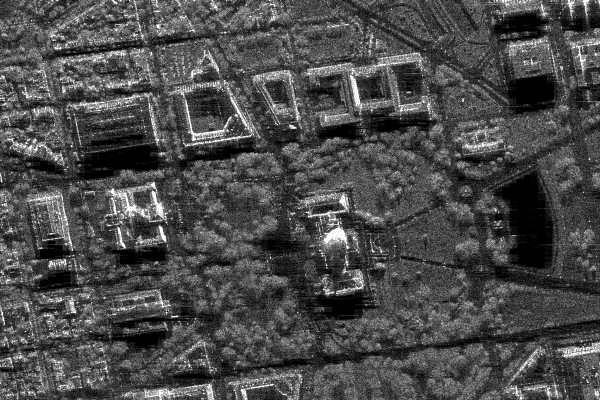
#> input picture sar_1_gray.jpg, 600 x 400 px
$ jupyter execute hw7_8.ipynb
#> lines starting #> are read from the running program, lines starting #| are printed output that depends on the picture
[cell 1]
#Выполните сохранение монохромного изображения в виде текстового или бинарного файла.
import cv2 as cv
import numpy as np
from matplotlib import pyplot as plt

img_color = cv.imread('sar_1_gray.jpg')
#> img_color is the input picture: shape (400, 600, 3); min 0, max 255, mean 74.9
img_gray = cv.cvtColor(img_color, cv.COLOR_BGR2GRAY)
np.savetxt('sar_1_gray.txt', img_gray, fmt='%d')

print("Монохромное изображение сохранено в текстовый файл sar_1_gray.txt")

[cell 2]
#Реализуйте алгоритм вейвлет-преобразования Хаара для изображения.
import cv2 as cv
import numpy as np

img_color = cv.imread('sar_1_gray.jpg')
img_gray = cv.cvtColor(img_color, cv.COLOR_BGR2GRAY)

img = np.float32(img_gray)

rows, cols = img.shape
#> rows = 400; cols = 600
rows_even = rows if rows % 2 == 0 else rows - 1
#> rows_even = 400
cols_even = cols if cols % 2 == 0 else cols - 1
#> cols_even = 600
img = img[0:rows_even, 0:cols_even]

h = 1.0 / np.sqrt(2.0)


def haar_1d(signal):
    n = signal.shape[0]
    result = np.zeros_like(signal)
    half = n // 2
    for i in range(0, n, 2):
        a = (signal[i] + signal[i + 1]) * h
        d = (signal[i] - signal[i + 1]) * h
        result[i // 2] = a
        result[half + i // 2] = d
    return result

temp = np.zeros_like(img)
for r in range(rows_even):
    temp[r, :] = haar_1d(img[r, :])
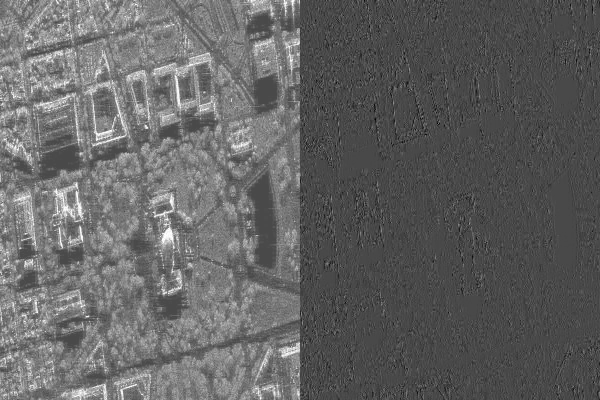
#> temp: shape (400, 600) float32; min -145, max 360.6, mean 53; drawn with min black and max white

haar_img = np.zeros_like(temp)
for c in range(cols_even):
    haar_img[:, c] = haar_1d(temp[:, c])
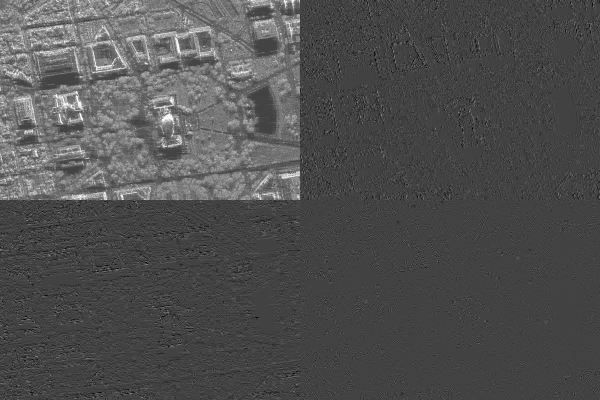
#> haar_img: shape (400, 600) float32; min -181, max 509, mean 37.5; drawn with min black and max white

print("Вейвлет-преобразование Хаара выполнено.")

[cell 3]
#Выполните квантование высокочастотных компонент (прим., количество квантов = 4).
import numpy as np
import cv2 as cv

levels = 4

def quantize_band(band, levels=4):
    band_min = band.min()
    band_max = band.max()
    if band_max == band_min:
        return band.copy()
    step = (band_max - band_min) / levels

    q_idx = np.floor((band - band_min) / step)
    q_idx = np.clip(q_idx, 0, levels - 1)

    band_q = band_min + (q_idx + 0.5) * step
    return band_q

haar_q = haar_img.copy()

rows, cols = haar_q.shape
half_r, half_c = rows // 2, cols // 2
#> half_r = 200; half_c = 300

HL = haar_q[0:half_r, half_c:cols]
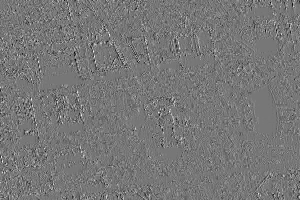
#> HL: shape (200, 300) float32; min -172, max 195, mean -0.1; drawn with min black and max white
LH = haar_q[half_r:rows, 0:half_c]
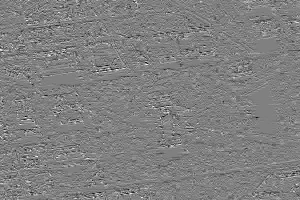
#> LH: shape (200, 300) float32; min -181, max 179, mean 0.2; drawn with min black and max white
HH = haar_q[half_r:rows, half_c:cols]
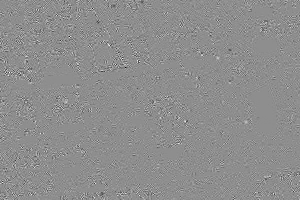
#> HH: shape (200, 300) float32; min -134, max 106.5, mean 0; drawn with min black and max white

haar_q[0:half_r, half_c:cols]      = quantize_band(HL, levels)
#> in quantize_band, `band_min = band.min()`: band_min = -172
#> in quantize_band, `band_max = band.max()`: band_max = 195
#> in quantize_band, `step = (band_max - band_min) / levels`: step = 91.75
#> in quantize_band, `q_idx = np.clip(q_idx, 0, levels - 1)`:
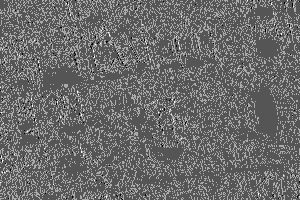
#> q_idx: shape (200, 300) float32; min 0, max 3, mean 1.26; drawn with min black and max white
haar_q[half_r:rows, 0:half_c]      = quantize_band(LH, levels)
#> call 2 of quantize_band, with levels = 4
#> in quantize_band (call 2), `band_min = band.min()`: band_min = -181
#> in quantize_band (call 2), `band_max = band.max()`: band_max = 179
#> in quantize_band (call 2), `step = (band_max - band_min) / levels`: step = 90
#> in quantize_band (call 2), `q_idx = np.clip(q_idx, 0, levels - 1)`:
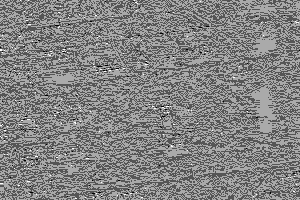
#> q_idx: shape (200, 300) float32; min 0, max 3, mean 1.54; drawn with min black and max white
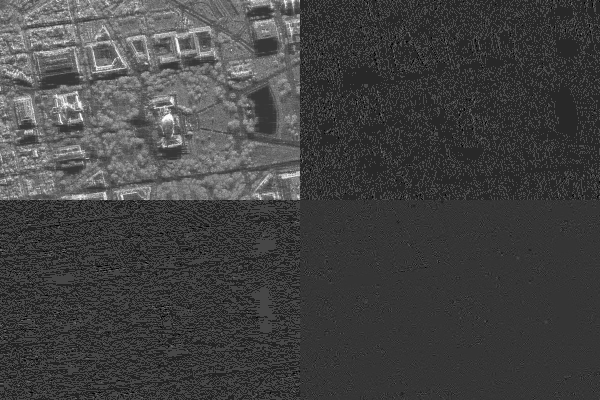
#> haar_q: shape (400, 600) float32; min -136, max 509, mean 35.5; drawn with min black and max white
haar_q[half_r:rows, half_c:cols]   = quantize_band(HH, levels)
#> call 3 of quantize_band, with levels = 4
#> in quantize_band (call 3), `band_min = band.min()`: band_min = -134
#> in quantize_band (call 3), `band_max = band.max()`: band_max = 106.5
#> in quantize_band (call 3), `step = (band_max - band_min) / levels`: step = 60.12
#> in quantize_band (call 3), `q_idx = np.floor((band - band_min) / step)`:
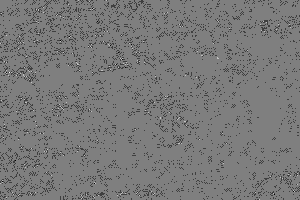
#> q_idx: shape (200, 300) float32; min 0, max 4, mean 1.91; drawn with min black and max white
#> in quantize_band (call 3), `q_idx = np.clip(q_idx, 0, levels - 1)`:
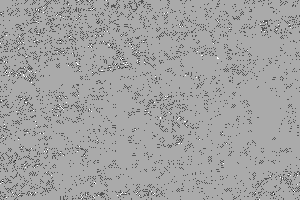
#> q_idx: shape (200, 300) float32; min 0, max 3, mean 1.91; drawn with min black and max white

print("Квантование выполнено.")

[cell 4]
#Сохраните получившийся массив значений в текстовый или бинарный файл в порядке LL,
#LH, HL, HH вейвлет-преобразования Хафа. Компоненты LH, HL, HH храните в виде пар
#(значение, количество повторений).
import numpy as np

rows, cols = haar_q.shape
half_r, half_c = rows // 2, cols // 2

LL = haar_q[0:half_r, 0:half_c].flatten()
LH = haar_q[half_r:rows, 0:half_c].flatten()
HL = haar_q[0:half_r, half_c:cols].flatten()
HH = haar_q[half_r:rows, half_c:cols].flatten()

def rle_encode(arr):
    encoded = []
    if len(arr) == 0:
        return encoded
    prev = arr[0]
#> prev = -46
    count = 1
    for x in arr[1:]:
        if x == prev:
            count += 1
        else:
            encoded.append((prev, count))
            prev = x
            count = 1
#> this loop made 59999 passes
#> (x, prev, count) on passes 1, 3, 5, 10, 11, 12, 13, 14, 17, 19, 20, 21: (44, 44, 1), (-46, -46, 1), (44, 44, 1), (-46, -46, 1), (44, 44, 1), (-46, -46, 1), (44, 44, 1), (-46, -46, 1), (44, 44, 1), (-46, -46, 1), (134, 134, 1), (44, 44, 1)
#> (x, count) on passes 2, 4, 6, 7, 8, 9: (44, 2), (-46, 2), (44, 2), (44, 3), (44, 4), (44, 5)
#> after the loop, encoded = 21815 items
    encoded.append((prev, count))
    return encoded

LH_rle = rle_encode(LH)
#> LH_rle = 21816 items
HL_rle = rle_encode(HL)
#> the loop in rle_encode (call 2), `for x in arr[1:]:` made 59999 passes
#> (x, prev, count) on passes 4, 5, 6, 7, 8, 9, 12, 13, 15, 16, 18, 19: (57.38, 57.38, 1), (-34.38, -34.38, 1), (57.38, 57.38, 1), (-34.38, -34.38, 1), (57.38, 57.38, 1), (-34.38, -34.38, 1), (57.38, 57.38, 1), (-34.38, -34.38, 1), (57.38, 57.38, 1), (-34.38, -34.38, 1), (57.38, 57.38, 1), (-34.38, -34.38, 1)
#> (x, count) on passes 1, 2, 3, 10, 11, 14: (-34.38, 2), (-34.38, 3), (-34.38, 4), (-34.38, 2), (-34.38, 3), (-34.38, 2)
#> HL_rle = 23981 items
HH_rle = rle_encode(HH)

with open("haar_output.txt", "w") as f:
    f.write("LL:\n")
    f.write(" ".join(map(str, LL)))
    f.write("\n\nLH (value,count):\n")
    for v, c in LH_rle:
        f.write(f"{v},{c} ")
#> this loop made 21816 passes
#> (v, c) on passes 1 to 3: (-46, 1), (44, 2), (-46, 2)
    f.write("\n\nHL (value,count):\n")
    for v, c in HL_rle:
        f.write(f"{v},{c} ")
#> this loop made 23981 passes
#> (v, c) on passes 1 to 3: (-34.38, 4), (57.38, 1), (-34.38, 1)
    f.write("\n\nHH (value,count):\n")
    for v, c in HH_rle:
        f.write(f"{v},{c} ")
#> this loop made 10209 passes
#> (v, c) on passes 1 to 3: (16.31, 12), (-43.81, 1), (16.31, 3)

print("Сохранение выполнено: файл haar_output.txt создан.")

[cell 5]
#Сравните объем памяти, занимаемый исходным изображением (попиксельное хранение), и
#изображение, полученным после преобразования Хафа и сжатием длин серий.
import numpy as np

rows, cols = img_gray.shape
original_pixels = rows * cols

r2, c2 = haar_q.shape
half_r, half_c = r2 // 2, c2 // 2

LL = haar_q[0:half_r, 0:half_c].flatten()
LH = haar_q[half_r:r2, 0:half_c].flatten()
HL = haar_q[0:half_r, half_c:c2].flatten()
HH = haar_q[half_r:r2, half_c:c2].flatten()

def rle_encode(arr):
    encoded = []
    if len(arr) == 0:
        return encoded
    prev = arr[0]
    count = 1
    for x in arr[1:]:
        if x == prev:
            count += 1
        else:
            encoded.append((prev, count))
            prev = x
            count = 1
#> this loop made 59999 passes
#> x on passes 1 to 3: 44, 44, -46
    encoded.append((prev, count))
    return encoded

LH_rle = rle_encode(LH)
HL_rle = rle_encode(HL)
#> the loop in rle_encode (call 2), `for x in arr[1:]:` made 59999 passes
#> x on passes 1 to 3: -34.38, -34.38, -34.38
HH_rle = rle_encode(HH)

original_values = original_pixels
LL_values = LL.size

LH_values = 2 * len(LH_rle)
HL_values = 2 * len(HL_rle)
HH_values = 2 * len(HH_rle)

compressed_values = LL_values + LH_values + HL_values + HH_values

compression_ratio = compressed_values / original_values

print(f"Размер исходного изображения (в значениях): {original_values}")
#| Размер исходного изображения (в значениях): 240000
print(f"Размер после Хаара + RLE (в значениях):   {compressed_values}")
#| Размер после Хаара + RLE (в значениях):   172012
print(f'Коэффициент сжатия (после / до):          {compression_ratio:.3f}')
#| Коэффициент сжатия (после / до):          0.717
print(f'Сжатие в раз:                              {1/compression_ratio:.3f}')
#| Сжатие в раз:                              1.395
